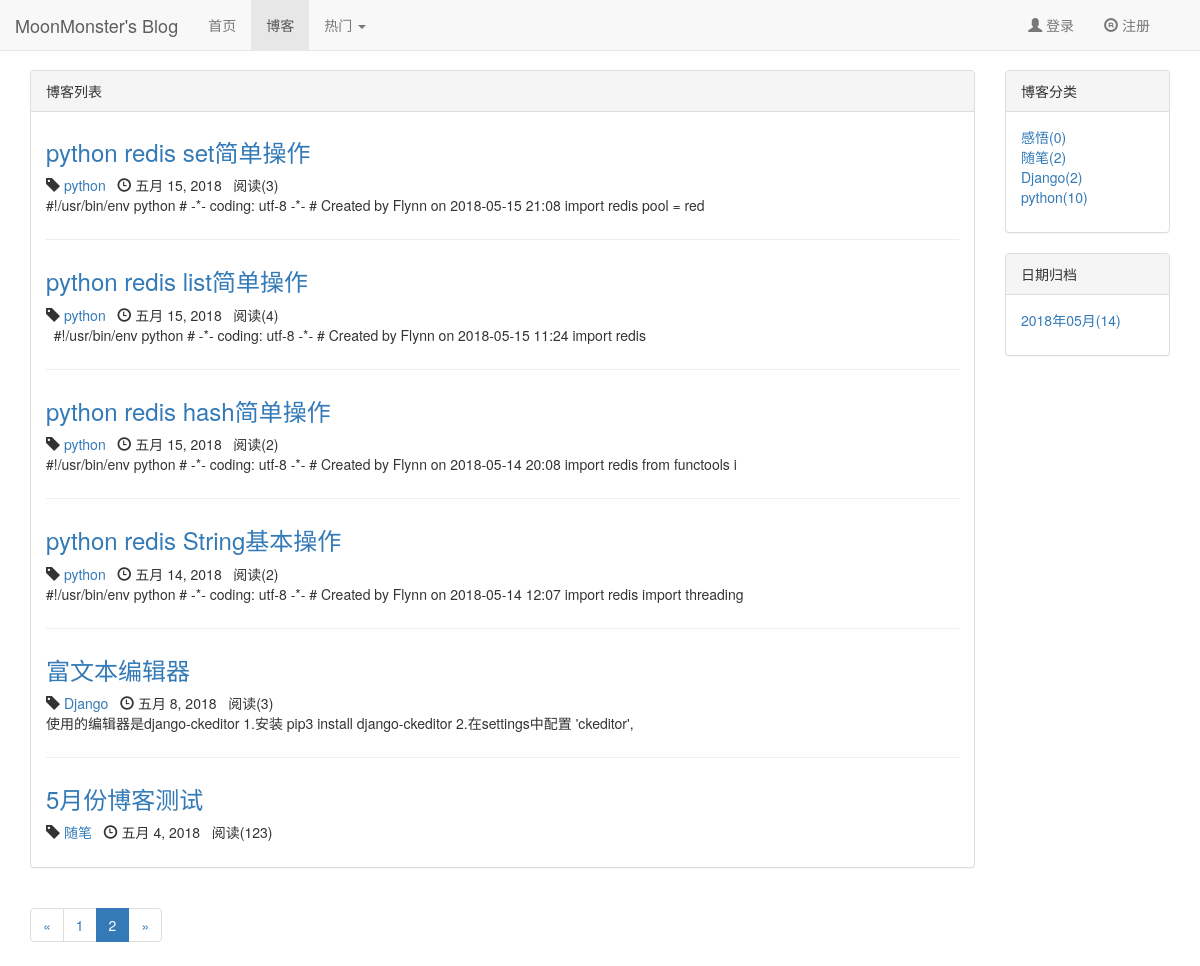
The app's page /blog/?page=3, older data.
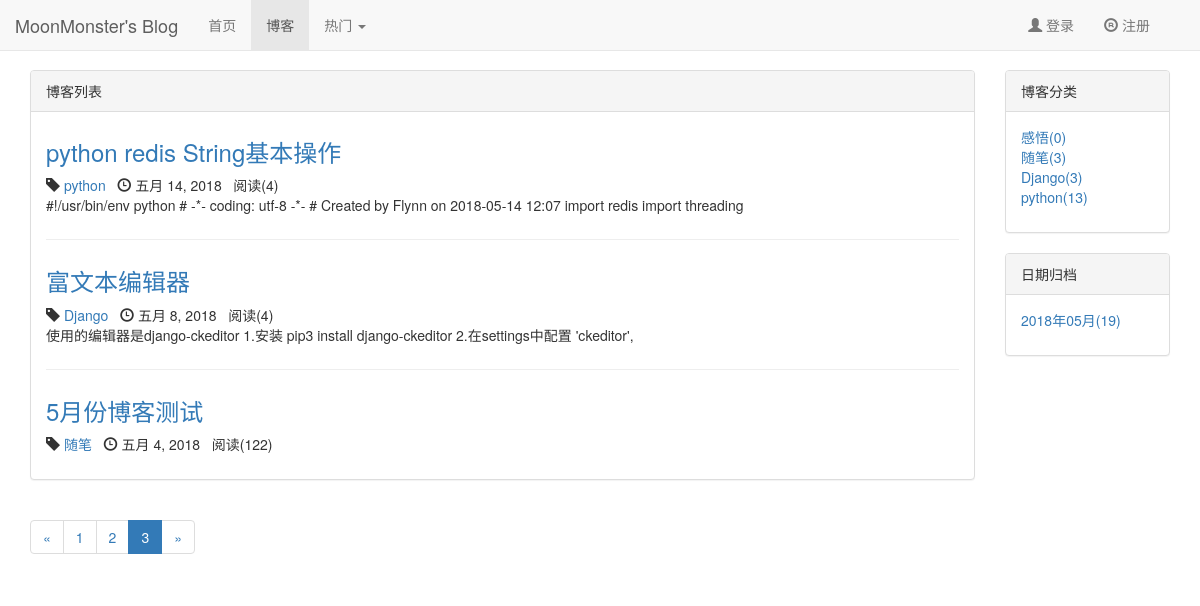
The same page, newer data.
### apps/blog/models.py (models this page shows, shortened)
class Blog(models.Model, ReadNumExpandMethod):
	title = models.CharField(max_length=50)
	content = RichTextUploadingField()
	author = models.ForeignKey(User, on_delete=models.DO_NOTHING)
	blog_type = models.ForeignKey(BlogType, on_delete=models.DO_NOTHING)
	created_time = models.DateTimeField(auto_now_add=True)
	last_update_time = models.DateTimeField(auto_now=True)
	read_details = GenericRelation(ReadDetail)
	class Meta:
		ordering = ['-created_time']

class BlogType(models.Model):
	type_name = models.CharField(max_length=50)

### apps/read_statistics/models.py (models this page shows)
class ReadNum(models.Model):
	read_num = models.IntegerField(default=0)
	content_type = models.ForeignKey(ContentType, on_delete=models.DO_NOTHING)
	object_id = models.PositiveIntegerField()
	content_object = GenericForeignKey('content_type', 'object_id')

### apps/blog/views.py (the view)
# urls.py: path('', views.blog_list, name='blog_list'),
def blog_list(request):
	blogs_all = Blog.objects.all()
	context = blogs_common_data(request, blogs_all)
	return render(request, 'blog/blog_list.html', context)

### apps/read_statistics/models.py (called while the page is built)
	def get_read_num(self):
		try:
			ct = ContentType.objects.get_for_model(self)
			readnum = ReadNum.objects.get(content_type=ct, object_id=self.pk)
			return readnum.read_num
		except exceptions.ObjectDoesNotExist:
			return 0

### templates/blog/blog_list.html (shortened to what the changed rows need)
{% extends 'base.html' %}
{% load staticfiles %}
{% block header_extends %}
    <link rel="stylesheet" href="{% static 'css/blog/blog.css' %}">
{% endblock header_extends %}
{% block content %}
    <div class="container">
        <div class="row">
            <div class="col-xs-12 col-sm-10 col-md-10 col-lg-10">
                <div class="panel panel-default">
                    <div class="panel-body">
                        {% for blog in page_of_blogs.object_list %}
                            <div class="blog">
                                <a href="{% url 'blog_detail' blog.pk %}">
                                    <h3>{{ blog.title }}</h3>
                                </a>
                                <p class="blog-info">
                                    <span class="glyphicon glyphicon-tag"></span> <a
                                        href="{% url 'blogs_with_type' blog.blog_type.pk %}">{{ blog.blog_type.type_name }}</a>&nbsp;&nbsp;
                                    <span class="glyphicon glyphicon-time"></span> {{ blog.created_time|date }}&nbsp;&nbsp;
                                    阅读({{ blog.get_read_num }})
                                </p>
                                <p>{{ blog.content|safe|striptags|truncatechars:120 }}</p>
                            </div>
                        {% empty %}
                            <div class="blog">
                                <h3>--暂无博客，敬请期待--</h3>
                            </div>
                        {% endfor %}
                    </div>
                </div>
                <div>
                    <ul class="pagination">
                        {% for page_num in page_range %}
                            {% if page_num == page_of_blogs.number %}
                                <li class="active"><a href="?page={{ page_num }}">{{ page_num }} </a></li>
                            {% else %}
                                {% if page_num == '...' %}
                                    <li><span>{{ page_num }}</span></li>
                                {% else %}
                                    <li><a href="?page={{ page_num }}">{{ page_num }} </a></li>
                                {% endif %}
                            {% endif %}
                        {% endfor %}
                    </ul>
                </div>
            </div>
            <div class="hidden-xs col-sm-2 col-md-2 col-lg-2">
                <div class="panel panel-default">
                    <div class="panel-body">
                        <ul class="blog-types">
                            {% for blog_type in blog_types %}
                                <li>
                                    <a href="{% url 'blogs_with_type' blog_type.pk %}">{{ blog_type.type_name }}({{ blog_type.blog_count }})</a>
                                </li>
                            {% empty %}
                                <li>暂无分类</li>
                            {% endfor %}
                        </ul>
                    </div>
                </div>
                <div class="panel panel-default">
                    <div class="panel-body">
                        <ul>
                            {% for date,value in blog_dates.items %}
                                <li>
                                    <a href="{% url 'blogs_with_date' date.year date.month %}">{{ date|date:'Y年m月' }}({{ value }})</a>
                                </li>
                            {% endfor %}
                        </ul>
                    </div>
                </div>
            </div>
        </div>
    </div>
{% endblock content %}

Row changes from the older to the newer data that the page shows:
no longer on this page (row unchanged): Blog: title "python redis set简单操作", blog_type.type_name "python", created_time "五月 15, 2018", get_read_num "3", content "#!/usr/bin/env python # -*- coding: utf-8 -*- # Created by Flynn on 2018-05-15 21:08 import redis pool = red"
no longer on this page (row unchanged): Blog: title "python redis list简单操作", blog_type.type_name "python", created_time "五月 15, 2018", get_read_num "4", content "#!/usr/bin/env python # -*- coding: utf-8 -*- # Created by Flynn on 2018-05-15 11:24 import redis"
no longer on this page (row unchanged): Blog: title "python redis hash简单操作", blog_type.type_name "python", created_time "五月 15, 2018", get_read_num "2", content "#!/usr/bin/env python # -*- coding: utf-8 -*- # Created by Flynn on 2018-05-14 20:08 import redis from functools i"
changed through a linked row, Blog "python redis String基本操作": get_read_num "2" → "4"
changed through a linked row, Blog "富文本编辑器": get_read_num "3" → "4"
changed through a linked row, Blog "5月份博客测试": get_read_num "123" → "122"
computed for BlogType "随笔": blog_count "2" → "3"
computed for BlogType "Django": blog_count "2" → "3"
computed for BlogType "python": blog_count "10" → "13"
Text that changed along with them:
list line gone: "2"
new list line: "2"
new list line: "3"
new list line: "2018年05月 ( 19 )"
list line gone: "2018年05月 ( 14 )"
